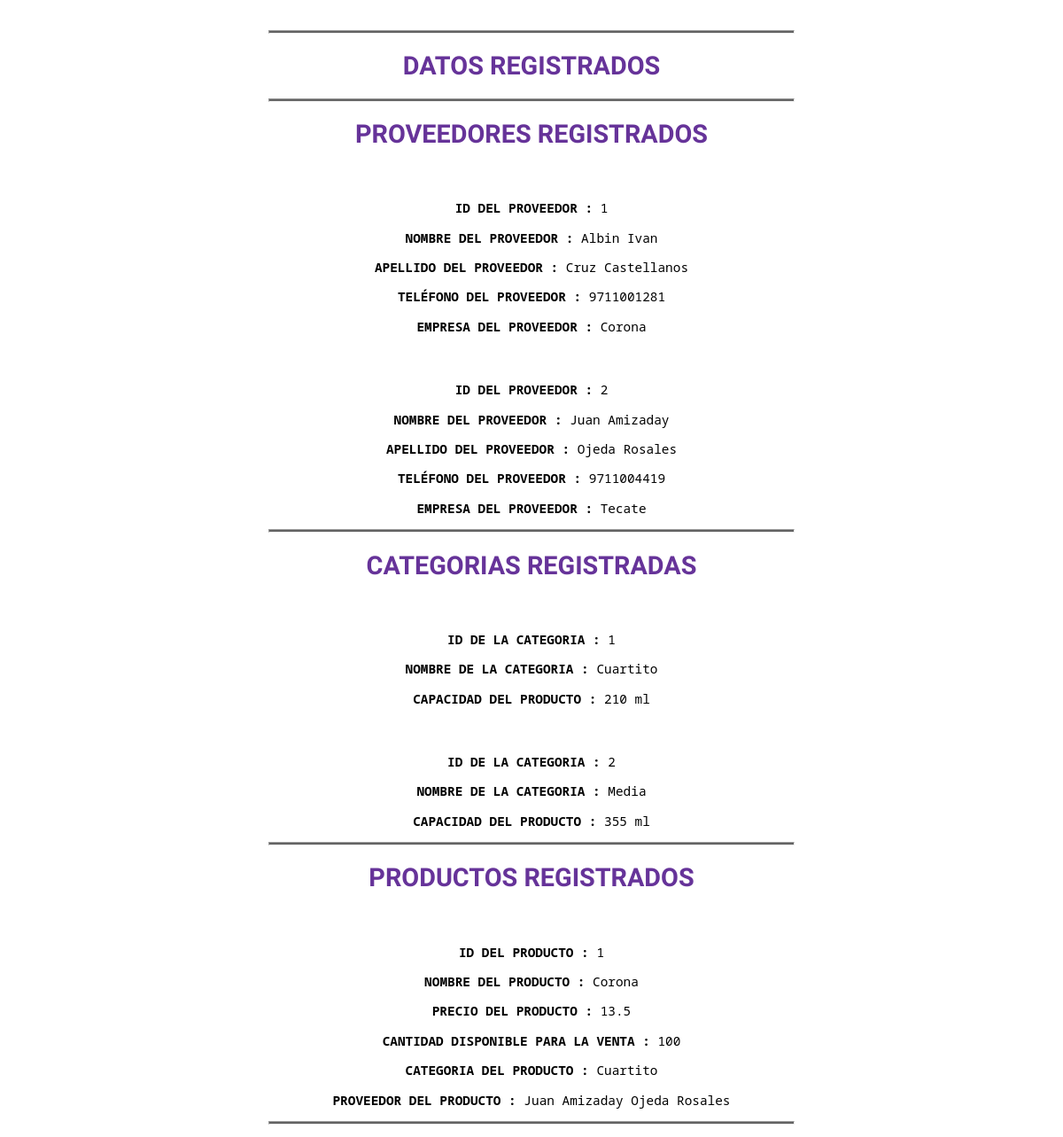
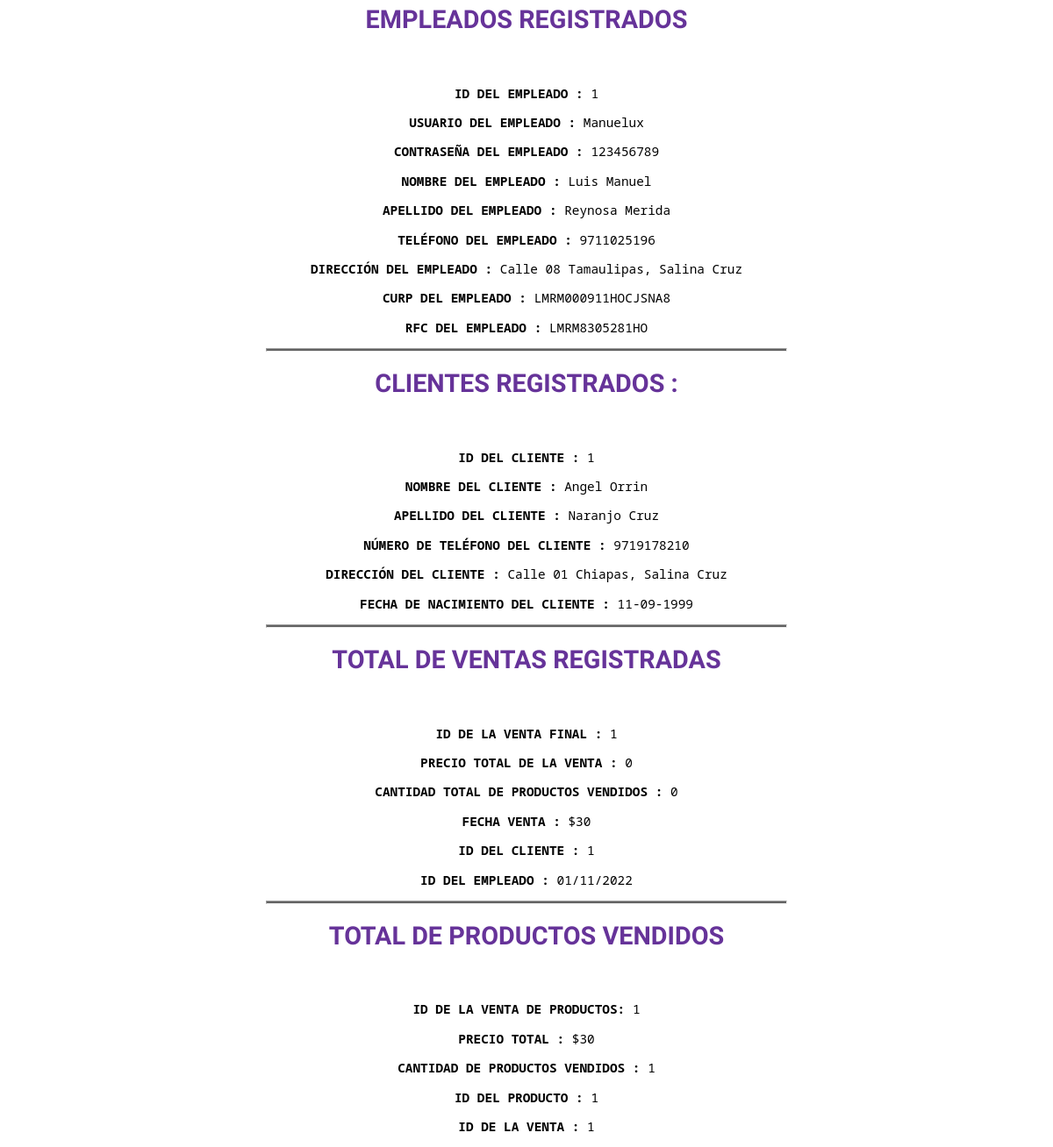
The page / on the database its author committed (2 pictures, top to bottom).
### tables this page shows
create table Proveedor(
    Id int not null primary key auto_increment,
    Nombre_1 varchar(255) not null,
    Nombre_2 varchar(255),
    Apellido_paterno varchar(255) not null,
    Apellido_materno varchar(255) not null,
    Numero_telefono varchar(10) not null,
    Empresa varchar(255) not null

);

create table Categoria(
    Id int not null primary key auto_increment,
    Nombre_categoria varchar(255) not null,
    Capacidad_producto varchar(255) not null
);

create table Producto(
    Id int not null primary key auto_increment,
    Nombre_producto varchar(255) not null,
    Precio_producto varchar(255) not null,
    Stock int not null,
    Categoria_id int not null,
    Proveedor_id int not null,
    foreign key (Categoria_id) references Categoria (Id),
    foreign key (Proveedor_id) references Proveedor (Id)
);

create table Empleado(
    Id int not null primary key auto_increment,
    Usuario varchar(20) not null,
    Password_empleado varchar(20) not null,
    Nombre_1 varchar(255) not null,
    Nombre_2 varchar(255) not null,
    Apellido_paterno varchar(255) not null,
    Apellido_materno varchar(255) not null,
    Numero_telefono varchar(10) not null,
    Direccion varchar(255) not null,
    Curp varchar(18) not null,
    RFC varchar(13) not null

);

create table Cliente(
    Id int not null primary key auto_increment,
    Nombre_1 varchar(255) not null,
    Nombre_2 varchar(255),
    Apellido_paterno varchar(255) not null,
    Apellido_materno varchar(255) not null,
    Numero_telefono varchar(10) not null,
    Direccion varchar(255) not null,
    Fecha_nacimiento varchar(10) not null

);

create table Venta(
    Id int not null primary key auto_increment,
    Total_venta int not null,
    Cantidad_producto_vendido int not null,
    Total_final varchar (255) not null,
    Cantidad_producto_final int not null,
    Fecha_venta varchar(50) not null,
    Cliente_id int not null,
    Empleado_id int not null,
    foreign key (Cliente_id) references Cliente (Id),
    foreign key (Empleado_id) references Empleado (Id)
);

create table ProductoVenta(
    Id int not null primary key auto_increment,
    Total_venta varchar (255) not null,
    Cantidad_producto_vendido int not null,
    Producto_id int not null,
    Venta_id int not null,
    foreign key (Producto_id) references Producto (Id),
    foreign key (Venta_id) references Venta (Id)
);

### connection/conexionsql.php (the view, shortened to what this page needs)
<?php
class conexionsql
{
    private $bdname = 'deposito';
    private $username = 'root';
    private $pass = '';
    public function conectar()
    {
        try {
            $conexion = new PDO('mysql:host=localhost;dbname=' . $this->bdname, $this->username, $this->pass);
            echo "<h1>PROVEEDORES REGISTRADOS </h1> ";
            foreach ($conexion->query('SELECT * FROM proveedor') as $proveedor) {
                echo '<strong> ID DEL PROVEEDOR : </strong>' . $proveedor[0] . '</p>';
                echo '<strong> NOMBRE DEL PROVEEDOR : </strong>' . $proveedor[1] . '&nbsp' . $proveedor[2] . '</p>';
                echo '<strong> APELLIDO DEL PROVEEDOR : </strong>' . $proveedor[3] . '&nbsp' . $proveedor[4] . '</p>';
                echo '<strong> TELÉFONO DEL PROVEEDOR : </strong>' . $proveedor[5] . '</p>';
                echo '<strong> EMPRESA DEL PROVEEDOR : </strong>' . $proveedor[6] . '</p>';
            }
            echo '<hr>';
            echo "<h1>CATEGORIAS REGISTRADAS </h1> ";
            $conexion = new PDO('mysql:host=localhost;dbname=' . $this->bdname, $this->username, $this->pass);
            foreach ($conexion->query('SELECT * FROM categoria') as $categoria) {
                echo '<strong> ID DE LA CATEGORIA : </strong>' . $categoria[0] . '</p>';
                echo '<strong> NOMBRE DE LA CATEGORIA : </strong>' . $categoria[1] . '</p>';
                echo '<strong> CAPACIDAD DEL PRODUCTO : </strong>' . $categoria[2] . '</p>';
            }
            echo '<hr>';
            echo "<h1> PRODUCTOS REGISTRADOS </h1>";
            $conexion = new PDO('mysql:host=localhost;dbname=' . $this->bdname, $this->username, $this->pass);
            foreach ($conexion->query("select p.id, p.Nombre_producto, p.Precio_producto, p.Stock, c.Nombre_categoria, CONCAT(pr.Nombre_1 , ' ' , pr.Nombre_2 , ' ' ,pr.Apellido_paterno , ' ' ,pr.Apellido_materno) AS NOMBRE from producto p join categoria c on p.Categoria_id= c.Id JOIN proveedor pr on p.Proveedor_id= pr.Id;") as $producto) {
                echo '<strong> ID DEL PRODUCTO : </strong>' . $producto[0] . '</p>';
                echo '<strong> NOMBRE DEL PRODUCTO : </strong>' . $producto[1] . '</p>';
                echo '<strong> PRECIO DEL PRODUCTO : </strong>' . $producto[2] . '</p>';
                echo '<strong> CANTIDAD DISPONIBLE PARA LA VENTA : </strong>' . $producto[3] . '</p>';
                echo '<strong> CATEGORIA DEL PRODUCTO : </strong>' . $producto[4] . '</p>';
                echo '<strong> PROVEEDOR DEL PRODUCTO : </strong>' . $producto[5] . '</p>';
            }
            echo '<hr>';
            echo "<h1> EMPLEADOS REGISTRADOS </h1>";
            $conexion = new PDO('mysql:host=localhost;dbname=' . $this->bdname, $this->username, $this->pass);
            foreach ($conexion->query('SELECT * FROM Empleado') as $empleado) {
                echo '<strong> ID DEL EMPLEADO : </strong>' . $empleado[0] . '</p>';
                echo '<strong> USUARIO DEL EMPLEADO : </strong>' . $empleado[1] . '</p>';
                echo '<strong> CONTRASEÑA DEL EMPLEADO : </strong>' . $empleado[2] . '</p>';
                echo '<strong> NOMBRE DEL EMPLEADO : </strong>' . $empleado[3] . '&nbsp' . $empleado[4] . '</p>';
                echo '<strong> APELLIDO DEL EMPLEADO : </strong>' . $empleado[5] . '&nbsp' . $empleado[6] . '</p>';
                echo '<strong> TELÉFONO  DEL EMPLEADO : </strong>' . $empleado[7] . '</p>';
                echo '<strong> DIRECCIÓN DEL EMPLEADO : </strong>' . $empleado[8] . '</p>';
                echo '<strong> CURP DEL EMPLEADO : </strong>' . $empleado[9] . '</p>';
                echo '<strong> RFC DEL EMPLEADO : </strong>' . $empleado[10] . '</p>';
            }
            echo '<hr>';
            echo "<h1> CLIENTES REGISTRADOS : </h1>";
            $conexion = new PDO('mysql:host=localhost;dbname=' . $this->bdname, $this->username, $this->pass);
            foreach ($conexion->query('SELECT * FROM Cliente') as $cliente) {
                echo '<strong> ID DEL CLIENTE : </strong>' . $cliente[0] . '</p>';
                echo '<strong> NOMBRE DEL CLIENTE : </strong>' . $cliente[1] . '&nbsp' . $cliente[2] . '</p>';
                echo '<strong> APELLIDO DEL CLIENTE : </strong>' . $cliente[3] . '&nbsp' . $cliente[4] . '</p>';
                echo '<strong> NÚMERO DE TELÉFONO DEL CLIENTE : </strong>' . $cliente[5] . '</p>';
                echo '<strong> DIRECCIÓN DEL CLIENTE : </strong>' . $cliente[6] . '</p>';
                echo '<strong> FECHA DE NACIMIENTO DEL CLIENTE : </strong>' . $cliente[7] . '</p>';
            }
            echo '<hr>';
            echo "<h1> TOTAL DE VENTAS REGISTRADAS </h1>";
            $conexion = new PDO('mysql:host=localhost;dbname=' . $this->bdname, $this->username, $this->pass);
            foreach ($conexion->query('SELECT * FROM Venta') as $venta) {
                echo '<strong> ID DE LA VENTA FINAL : </strong>' . $venta[0] . '</p>';
                echo '<strong> PRECIO TOTAL DE LA VENTA : </strong>' . $venta[1] . '</p>';
                echo '<strong> CANTIDAD TOTAL DE PRODUCTOS VENDIDOS : </strong>' . $venta[2] . '</p>';
                echo '<strong> FECHA VENTA : </strong>' . $venta[3] . '</p>';
                echo '<strong> ID DEL CLIENTE : </strong>' . $venta[4] . '</p>';
                echo '<strong> ID DEL EMPLEADO : </strong>' . $venta[5] . '</p>';
            }
            echo '<hr>';
            echo "<h1> TOTAL DE PRODUCTOS VENDIDOS </h1>";
            $conexion = new PDO('mysql:host=localhost;dbname=' . $this->bdname, $this->username, $this->pass);
             foreach ($conexion->query('SELECT * FROM ProductoVenta') as $productoVenta) {
                echo '<strong> ID DE LA VENTA DE PRODUCTOS: </strong>' . $productoVenta[0] . '</p>';
                echo '<strong> PRECIO TOTAL : </strong>' . $productoVenta[1] . '</p>';
                echo '<strong> CANTIDAD DE PRODUCTOS VENDIDOS : </strong>' . $productoVenta[2] . '</p>';
                echo '<strong> ID DEL PRODUCTO : </strong>' . $productoVenta[3] . '</p>';
                echo '<strong> ID DE LA VENTA : </strong>' . $productoVenta[4] . '</p>';
            }
        } catch (PDOException $e) {
            echo "Ocurrio un error al conectarte a la base de datos" . $e;
        }
    }
}

### index.php (shortened to what this page needs)
<?php
include 'connection/conexionsql.php';
echo '<link href="../API/css/style.css" rel="stylesheet">';
echo '<hr>';
echo "<h1> DATOS REGISTRADOS </h1> ";
echo '<hr>';
$varconex = new conexionsql;
$varconex->conectar();

### css/style.css (style rules this page uses)
h1 { font-family: 'Righteous', cursive; color: rebeccapurple; text-align: center; }
strong { font-size: 100%; }
hr { height: 2px; width: 50%; background-color: rgb(99, 99, 99); }

### rows shown on the page
proveedor: Id "1", Nombre_1 "Albin", Nombre_2 "Ivan", Apellido_paterno "Cruz", Apellido_materno "Castellanos", Numero_telefono "9711001281", Empresa "Corona"
proveedor: Id "2", Nombre_1 "Juan", Nombre_2 "Amizaday", Apellido_paterno "Ojeda", Apellido_materno "Rosales", Numero_telefono "9711004419", Empresa "Tecate"
categoria: Id "1", Nombre_categoria "Cuartito", Capacidad_producto "210 ml"
categoria: Id "2", Nombre_categoria "Media", Capacidad_producto "355 ml"
producto: Id "1", Nombre_producto "Corona", Precio_producto "13.5", Stock "100", Categoria.Nombre_categoria "Cuartito", producto "Juan Amizaday Ojeda Rosales"
empleado: Id "1", Usuario "Manuelux", Password_empleado "123456789", Nombre_1 "Luis", Nombre_2 "Manuel", Apellido_paterno "Reynosa", Apellido_materno "Merida", Numero_telefono "9711025196", Direccion "Calle 08 Tamaulipas, Salina Cruz", Curp "LMRM000911HOCJSNA8", RFC "LMRM8305281HO"
cliente: Id "1", Nombre_1 "Angel", Nombre_2 "Orrin", Apellido_paterno "Naranjo", Apellido_materno "Cruz", Numero_telefono "9719178210", Direccion "Calle 01 Chiapas, Salina Cruz", Fecha_nacimiento "11-09-1999"
venta: Id "1", Total_venta "0", Cantidad_producto_vendido "0", Total_final "$30", Cantidad_producto_final "1", Fecha_venta "01/11/2022"
productoventa: Id "1", Total_venta "$30", Cantidad_producto_vendido "1", Producto "1", Venta "1"
